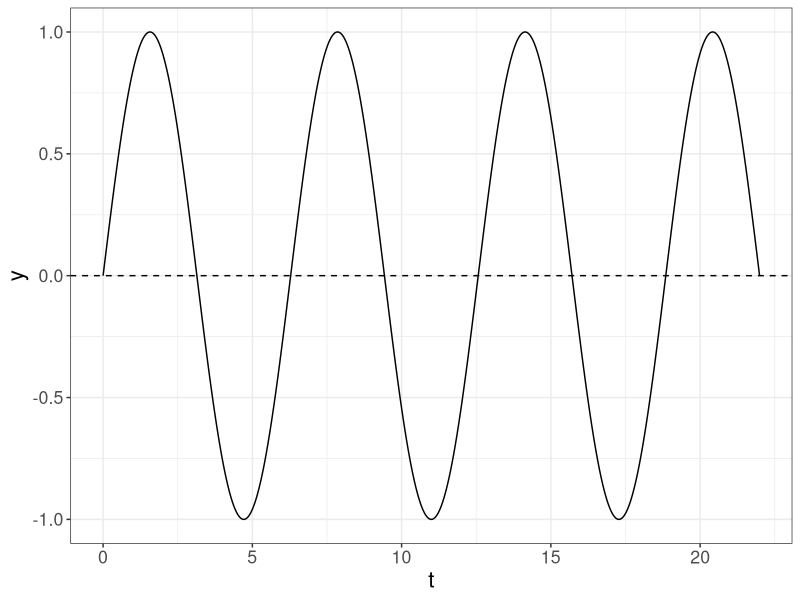
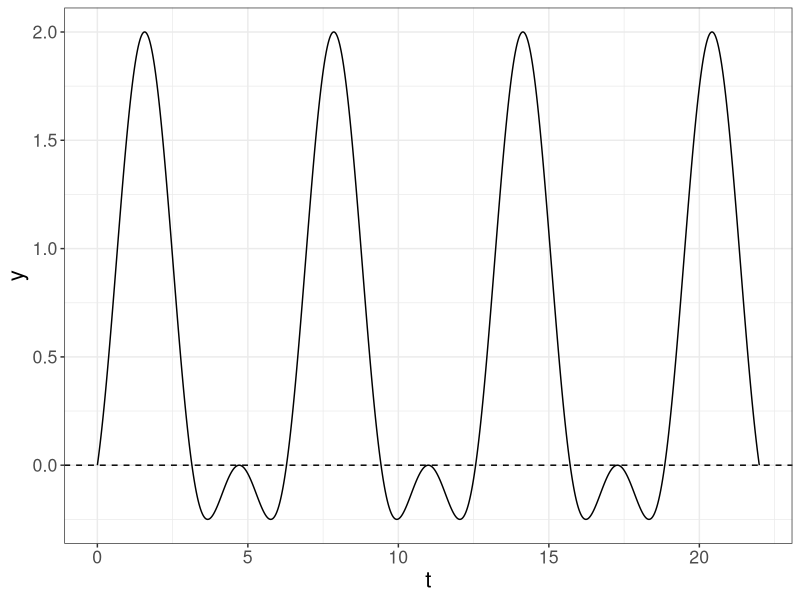
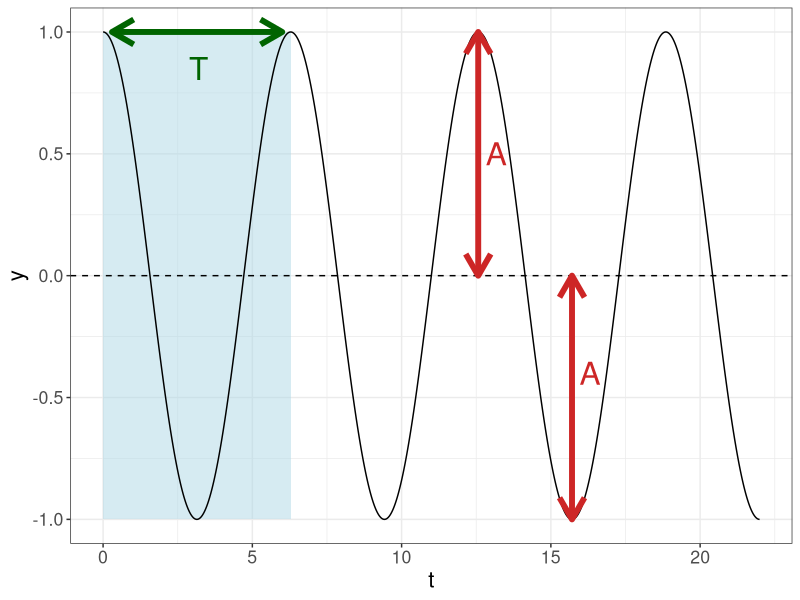

Write R code to recreate these figures, in order.
## ---- chunk 1
knitr::opts_chunk$set(echo = TRUE)
## ---- chunk 2
library(tidyverse)
# это стиль для ggplot (можно игнорировать эту команду)
theme_set(theme_bw()+
            theme(text = element_text(size = 16))) 
## ---- chunk 3
tibble(t = seq(0, 7*pi, by = 0.001),
       y = sin(t)) %>% 
  ggplot(aes(t, y))+
  geom_line()+
  geom_hline(yintercept = 0, linetype = 2)
## ---- chunk 4
tibble(t = seq(0, 7*pi, by = 0.001),
       y = sin(t)+ sin(t)*sin(t)) %>% 
  ggplot(aes(t, y))+
  geom_line()+
  geom_hline(yintercept = 0, linetype = 2)
## ---- chunk 5
tibble(t = seq(0, 7*pi, by = 0.001),
       y = cos(t)) %>% 
  ggplot(aes(t, y))+
  annotate("rect", xmin = 0, xmax = 2*pi, ymin = -1, ymax = 1, alpha = 0.5, fill = "lightblue")+
    geom_line()+
  geom_hline(yintercept = 0, linetype = 2)+
  annotate("segment", x = 0.3, xend = 6, y = 1, yend = 1, color = "darkgreen", size = 2, arrow = arrow(ends = "both"))+
  annotate("text", x = 3.2, y = 0.85, label = "T", size = 8, color = "darkgreen")+
  annotate("segment", x = 4*pi, xend = 4*pi, y = 0, yend = 1, color = "firebrick3", size = 2, arrow = arrow(ends = "both")) +
  annotate("text", x = 4*pi+0.6, y = 0.5, label = "A", size = 8, color = "firebrick3") +
  annotate("segment", x = 5*pi, xend = 5*pi, y = 0, yend = -1, color = "firebrick3", size = 2, arrow = arrow(ends = "both")) +
  annotate("text", x = 5*pi+0.6, y = -0.4, label = "A", size = 8, color = "firebrick3")
